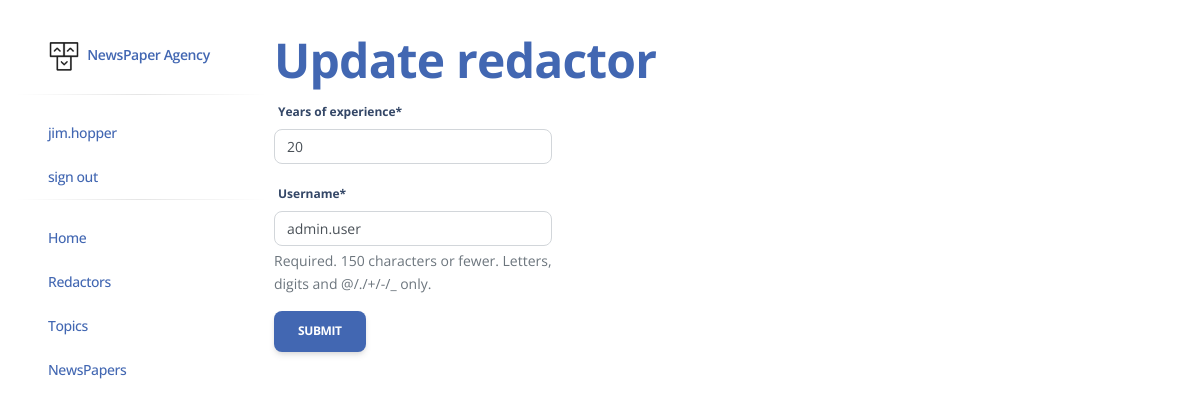
The page /redactors/1/update/ (signed in) on the database its author committed.
### agency/models.py (models this page shows, shortened)
class Redactor(AbstractUser):
    years_of_experience = models.IntegerField()
    date_joined = models.DateTimeField(auto_now_add=True, blank=True)
    class Meta:
        verbose_name = "redactor"
        verbose_name_plural = "redactors"

### agency/views.py (the view)
class RedactorUpdateView(LoginRequiredMixin, generic.UpdateView):
    model = Redactor
    form_class = RedactorUpdateForm
    success_url = reverse_lazy("agency:redactor-list")

### agency/forms.py
class RedactorUpdateForm(forms.ModelForm):
    class Meta:
        model = Redactor
        fields = ("years_of_experience",
                  "username",)

### templates/agency/redactor_form.html (shortened to what this page needs)
{% extends "base.html" %}
{% load crispy_forms_filters %}
{% block content %}
  <h1 style="color:#4267B2 ; margin-top: 30px" >{{ object|yesno:"Update,Create" }} redactor</h1>
  <form style="max-width: 30%" action="" method="post" novalidate>
    {{ form|crispy }}
    <input style="background: #4267B2" type="submit" value="Submit" class="btn btn-primary">
  </form>
{% endblock %}

### templates/includes/sidebar.html (shortened to what this page needs)
{% load static %}
<aside class="sidenav navbar navbar-vertical navbar-expand-xs border-0 border-radius-xl my-3 fixed-start ms-3 " id="sidenav-main">
  <div class="sidenav-header">
    <a class="navbar-brand m-0" href="{% url 'admin:index' %}">
      <img src="{% static 'img/logo-ct-dark.png' %}" class="navbar-brand-img h-100" alt="main_logo">
      <span style="color: #4267B2" class="ms-1 font-weight-bold">NewsPaper Agency</span>
    </a>
  </div>
  <hr class="horizontal dark mt-0">
  <div class="collapse navbar-collapse  w-auto " id="sidenav-collapse-main">
    <div class="navbar-nav">
<ul class="sidebar-nav list-group" style="max-width: 10%">
       {% if  user.is_authenticated %}
          <li class="nav-item">
            <a style="color: #4267B2" class="nav-link" href="{% url "agency:redactor-detail" pk=user.id %}">{{ user.username }}</a>
          </li>
          <li class="nav-item"><a style="color: #4267B2"  class="nav-link" href="{% url 'logout' %}">sign out</a></li>
      {% endif %}
</ul>
<hr class="horizontal dark mt-0">
      <ul  class="sidebar-nav list-group" style="max-width: 10%">
      <li class="nav-item"><a style="color: #4267B2" class="nav-link" href="{% url 'agency:index' %}">Home</a></li>
      <li class="nav-item"><a style="color: #4267B2" class="nav-link" href="{% url 'agency:redactor-list' %}">Redactors</a></li>
      <li class="nav-item"><a style="color: #4267B2" class="nav-link" href="{% url 'agency:topic-list' %}">Topics</a></li>
      <li class="nav-item"><a style="color: #4267B2" class="nav-link" href="{% url 'agency:newspaper-list' %}">NewsPapers</a></li>
</ul>
    </div>
  </div>
</aside>

### static/css/dark-theme-core.css (style rules this page uses)
body { transition: background-color 200ms ease-in; }

### rows shown on the page
Redactor: username "jim.hopper"
Redactor: years_of_experience "20", username "admin.user"

### other values the page prints
{{ object|yesno:"Update,Create" }} "Update"
